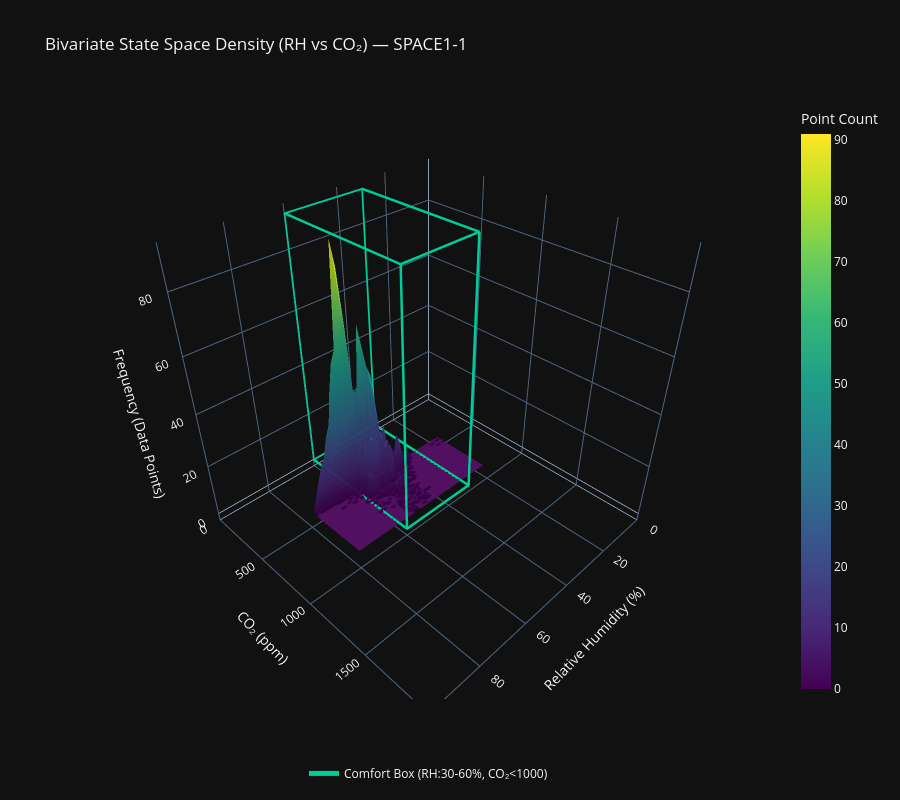

This figure's notebook cell:
### Code cell
import plotly.graph_objects as go
import numpy as np

# 1. Extract the data (dropping NaNs to prevent histogram math errors)
x_data = df[f'{ZONE}_RH_pct'].dropna()
y_data = df[f'{ZONE}_CO2_ppm'].dropna()

# 2. Compute the 2D histogram (Z-axis = frequency/density of points)
# You can increase 'bins' (e.g., 50 or 60) for a sharper surface, or decrease for smoother aggregation
H, xedges, yedges = np.histogram2d(x_data, y_data, bins=40)

# Calculate the centers of the bins to map the surface correctly
x_centers = (xedges[:-1] + xedges[1:]) / 2
y_centers = (yedges[:-1] + yedges[1:]) / 2

fig = go.Figure()

# 3. Add the 3D Surface for the data distribution
# H must be transposed (.T) so X and Y align correctly in Plotly
fig.add_trace(go.Surface(
    z=H.T, 
    x=x_centers, 
    y=y_centers,
    colorscale='Viridis',  # 'Plasma' or 'Inferno' also look great in dark mode
    name='Data Density',
    colorbar_title='Point Count',
    opacity=0.95
))

# 4. Draw the Comfort Zone 3D Wireframe Box
z_max = H.max()

# Define the coordinates for a 3D bounding box
# We use np.nan to "lift the pen" and draw the remaining vertical pillars cleanly
box_x = [
    30, 60, 60, 30, 30,      # Bottom loop
    30, 60, 60, 30, 30,      # Top loop
    np.nan, 60, 60,          # Pillar at 60 RH, 0 CO2
    np.nan, 60, 60,          # Pillar at 60 RH, 1000 CO2
    np.nan, 30, 30           # Pillar at 30 RH, 1000 CO2
]
box_y = [
    0, 0, 1000, 1000, 0,     # Bottom loop
    0, 0, 1000, 1000, 0,     # Top loop
    np.nan, 0, 0,            # Pillar at 60 RH, 0 CO2
    np.nan, 1000, 1000,      # Pillar at 60 RH, 1000 CO2
    np.nan, 1000, 1000       # Pillar at 30 RH, 1000 CO2
]
box_z = [
    0, 0, 0, 0, 0,           # Bottom loop (Z=0)
    z_max, z_max, z_max, z_max, z_max,  # Top loop (Z=z_max)
    np.nan, 0, z_max,        # Pillar at 60 RH, 0 CO2
    np.nan, 0, z_max,        # Pillar at 60 RH, 1000 CO2
    np.nan, 0, z_max         # Pillar at 30 RH, 1000 CO2
]

fig.add_trace(go.Scatter3d(
    x=box_x, y=box_y, z=box_z,
    mode='lines',
    line=dict(color='#00CC96', width=5), # Matching your supply line color theme
    name='Comfort Box (RH:30-60%, CO₂<1000)',
    showlegend=True
))

# 5. Update Layout and Styling
fig.update_layout(
    title=f'Bivariate State Space Density (RH vs CO₂) — {ZONE}',
    template='plotly_dark',
    height=800,
    scene=dict(
        xaxis_title='Relative Humidity (%)',
        yaxis_title='CO₂ (ppm)',
        zaxis_title='Frequency (Data Points)',
        xaxis=dict(range=[0, 100]), # Lock RH to standard 0-100 scale
        yaxis=dict(range=[0, max(2000, y_data.max())]), # Scale CO2 dynamically but at least up to 2000
    ),
    legend=dict(
        orientation='h', 
        y=-0.1,
        x=0.5,
        xanchor='center'
    )
)

fig.show()

### Figure 1 — Plotly figure (JSON) as saved in the notebook; plotly's stock layout.template omitted (floating-point values rounded to 4 significant figures; data arrays with more than 128 entries replaced by an {"elided": "..."} marker saying what was removed)
{"data": [{"colorbar": {"title": {"text": "Point Count"}}, "colorscale": [[0, "#440154"], [0.1111, "#482878"], [0.2222, "#3e4989"], [0.3333, "#31688e"], [0.4444, "#26828e"], [0.5556, "#1f9e89"], [0.6667, "#35b779"], [0.7778, "#6ece58"], [0.8889, "#b5de2b"], [1, "#fde725"]], "name": "Data Density", "opacity": 0.95, "type": "surface", "x": [18.23, 19.75, 21.26, 22.78, 24.3, 25.82, 27.34, 28.85, 30.37, 31.89, 33.41, 34.92, 36.44, 37.96, 39.48, 41.0, 42.51, 44.03, 45.55, 47.07, 48.58, 50.1, 51.62, 53.14, 54.65, 56.17, 57.69, 59.21, 60.73, 62.24, 63.76, 65.28, 66.8, 68.31, 69.83, 71.35, 72.87, 74.39, 75.9, 77.42], "y": [458.4, 470.4, 482.4, 494.5, 506.5, 518.6, 530.6, 542.6, 554.7, 566.7, 578.7, 590.8, 602.8, 614.8, 626.9, 638.9, 651.0, 663.0, 675.0, 687.1, 699.1, 711.1, 723.2, 735.2, 747.3, 759.3, 771.3, 783.4, 795.4, 807.4, 819.5, 831.5, 843.6, 855.6, 867.6, 879.7, 891.7, 903.7, 915.8, 927.8], "z": {"elided": "40x40 int values"}}, {"line": {"color": "#00CC96", "width": 5}, "mode": "lines", "name": "Comfort Box (RH:30-60%, CO₂<1000)", "showlegend": true, "type": "scatter3d", "x": [30, 60, 60, 30, 30, 30, 60, 60, 30, 30, null, 60, 60, null, 60, 60, null, 30, 30], "y": [0, 0, 1000, 1000, 0, 0, 0, 1000, 1000, 0, null, 0, 0, null, 1000, 1000, null, 1000, 1000], "z": [0, 0, 0, 0, 0, 91, 91, 91, 91, 91, null, 0, 91, null, 0, 91, null, 0, 91]}], "layout": {"height": 800, "legend": {"orientation": "h", "x": 0.5, "xanchor": "center", "y": -0.1}, "scene": {"xaxis": {"range": [0, 100], "title": {"text": "Relative Humidity (%)"}}, "yaxis": {"range": [0, 2000], "title": {"text": "CO₂ (ppm)"}}, "zaxis": {"title": {"text": "Frequency (Data Points)"}}}, "title": {"text": "Bivariate State Space Density (RH vs CO₂) — SPACE1-1"}}}
